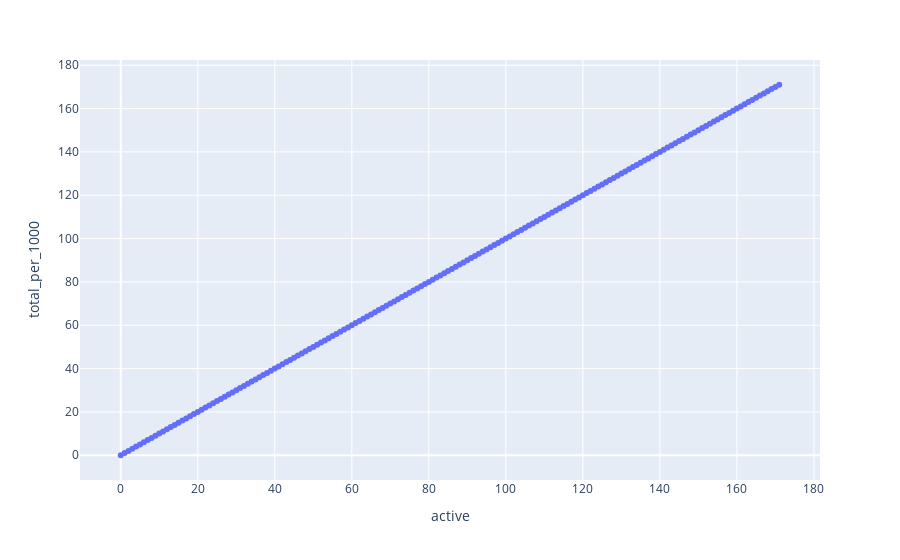

The notebook cell saved with this chart:
### Code cell
px.scatter(df, 'active', 'total_per_1000')

### Figure 1 — Plotly figure (JSON) as saved in the notebook; plotly's stock layout.template omitted (floating-point values rounded to 4 significant figures; data arrays with more than 128 entries replaced by an {"elided": "..."} marker saying what was removed)
{"data": [{"hovertemplate": "active=%{x}<br>total_per_1000=%{y}<extra></extra>", "legendgroup": "", "marker": {"color": "#636efa", "symbol": "circle"}, "mode": "markers", "name": "", "orientation": "v", "showlegend": false, "type": "scatter", "x": {"elided": "172 int values"}, "xaxis": "x", "y": {"elided": "172 int values"}, "yaxis": "y"}], "layout": {"legend": {"tracegroupgap": 0}, "margin": {"t": 60}, "xaxis": {"anchor": "y", "domain": [0, 1], "title": {"text": "active"}}, "yaxis": {"anchor": "x", "domain": [0, 1], "title": {"text": "total_per_1000"}}}}
